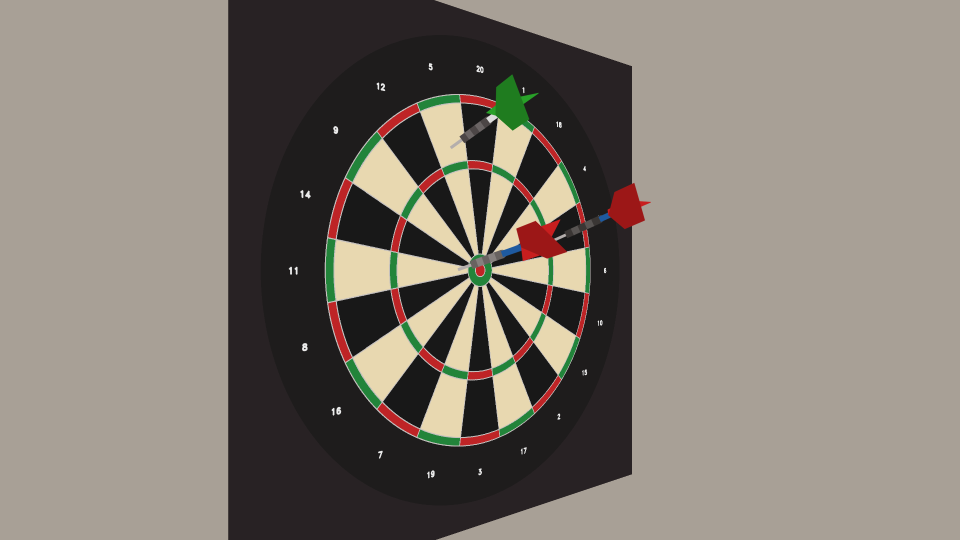
#> input picture qa-artifacts/M1-02-left.png, 1920 x 1080 px (shown at 1/2 size)
$ python fake_ipwebcam.py --folder ../qa-artifacts
#> lines starting #> are read from the running program, lines starting #| are printed output that depends on the picture; after the words box and inside, x2 and y2 are one past the last pixel; in counts of white or black regions, pixels touching at a corner belong together
"""A stand-in for the Android "IP Webcam" app, for tests and phone-free rehearsal (M1-07).

Serves, like IP Webcam:
  /video     multipart/x-mixed-replace MJPEG with a Content-Length per part
  /shot.jpg  the current frame as one JPEG
Test control (not part of IP Webcam): /scene?n=K switches to scene K of --scenes (or set_scene(K) in Python).
With style='droidcam' the /video parts have no Content-Length (some DroidCam versions).

Each frame carries its sequence number as a row of 16 black/white blocks in the top-left
corner (embed_seq / read_seq), so a test can tell which frame vision processed.

Command line (serves sim frames, or a folder of images):
  .venv/bin/python tests/fake_ipwebcam.py --port 8080 --mount left
  .venv/bin/python tests/fake_ipwebcam.py --port 8080 --folder path/to/frames
"""
import argparse
import socket
import sys
import threading
import time
from http.server import BaseHTTPRequestHandler, ThreadingHTTPServer
from pathlib import Path

import cv2
import numpy as np

BOUNDARY = 'Ba4oTvQMY8ew04N8dcnM'  # IP Webcam's own boundary string
SEQ_BITS = 16
SEQ_BLOCK = 12


def embed_seq(frame, seq):
    """Draw seq as SEQ_BITS black/white blocks along the top-left edge (survives JPEG)."""
    frame = frame.copy()
    for bit in range(SEQ_BITS):
        value = 255 if (seq >> bit) & 1 else 0
        x = bit * SEQ_BLOCK
        frame[0:SEQ_BLOCK, x:x + SEQ_BLOCK] = value
    return frame


# [7 lines left out: function read_seq, not called in this run]


class FakeIPWebcam:
    """frames: a list of BGR frames, cycled. Serves at fps on 127.0.0.1:port (0 = any free port)."""

    def __init__(self, frames, fps=15.0, port=0, style='ipwebcam', quality=85, host='127.0.0.1'):
        self.frames = list(frames)
        self.fps = fps
        self.port = port
        self.host = host
        self.style = style
        self.quality = quality
        self.seq = 0                  # sequence number of the newest frame
        self.sent_seq = 0             # newest seq written to any /video client
        self.jpeg = None
        self.lock = threading.Lock()
        self.changed = threading.Condition(self.lock)
        self.running = False
        self.httpd = None
        self.clock = None
        self.connections = set()
        self.scenes = []
        self.scene_changed_at = None

    @property
    def url(self):
        return f'http://{self.host}:{self.port}'

    def start(self):
        owner = self

        class Handler(BaseHTTPRequestHandler):
            protocol_version = 'HTTP/1.0'

            def log_message(self, *args):
                pass

            # [25 lines left out: function do_GET, not called in this run]

        self.running = True
        self.encode_next()
        server_class = type('Server', (ThreadingHTTPServer,), {'allow_reuse_address': True, 'daemon_threads': True})
        self.httpd = server_class((self.host, self.port), Handler)
        self.port = self.httpd.server_address[1]
        threading.Thread(target=self.httpd.serve_forever, daemon=True).start()
        self.clock = threading.Thread(target=self.tick, daemon=True)
        self.clock.start()
        return self

    # [20 lines left out: functions stop, set_frames, not called in this run]

    def encode_next(self):
        frame = embed_seq(self.frames[self.seq % len(self.frames)], self.seq + 1)
        ok, data = cv2.imencode('.jpg', frame, [cv2.IMWRITE_JPEG_QUALITY, self.quality])
        with self.changed:
            self.seq += 1
            self.jpeg = data.tobytes()
            self.changed.notify_all()

    # [45 lines left out: functions tick, stream, sim_frames, not called in this run]


def main():
    parser = argparse.ArgumentParser(description=__doc__, formatter_class=argparse.RawDescriptionHelpFormatter)
    parser.add_argument('--host', default='127.0.0.1')
    parser.add_argument('--port', type=int, default=8080)
    parser.add_argument('--fps', type=float, default=15.0)
    parser.add_argument('--mount', default='left')
    parser.add_argument('--width', type=int, default=1280)
    parser.add_argument('--height', type=int, default=720)
    parser.add_argument('--folder', help='serve these images (sorted, cycled) instead of a sim render')
    parser.add_argument('--scenes', help='folder of scene images; GET /scene?n=K switches between them (tests)')
    parser.add_argument('--style', choices=('ipwebcam', 'droidcam'), default='ipwebcam')
    args = parser.parse_args()
    scenes = []
    if args.scenes:
        scene_paths = sorted(p for p in Path(args.scenes).iterdir() if p.suffix.lower() in ('.jpg', '.jpeg', '.png', '.bmp'))
        scenes = [cv2.imread(str(p)) for p in scene_paths]
    if scenes:
        frames = scenes[:1]
    elif args.folder:
        paths = sorted(p for p in Path(args.folder).iterdir() if p.suffix.lower() in ('.jpg', '.jpeg', '.png', '.bmp'))
        frames = [cv2.imread(str(p)) for p in paths]
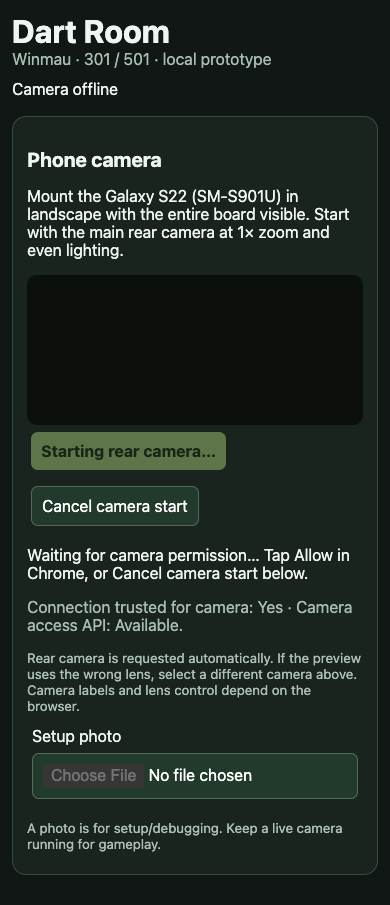
#> input picture qa-artifacts/camera-permission-pending.png, 390 x 905 px
#> frames = 2 items
    else:
        _, frames = sim_frames(args.mount, args.width, args.height)
    fake = FakeIPWebcam(frames, args.fps, args.port, args.style, host=args.host)
    fake.scenes = scenes
    fake.start()
#> in embed_seq, frame is the input picture: shape (1080, 1920, 3); mean B, G, R 113, 121.9, 129.5
#> after the loop in embed_seq, `for bit in range(SEQ_BITS):`:
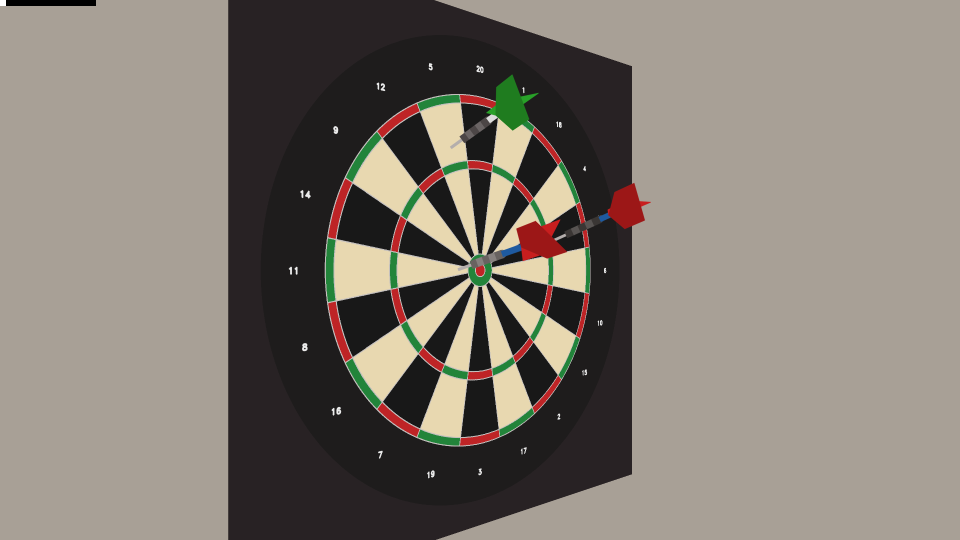
#> frame: shape (1080, 1920, 3) (shown at 1/2 size); 0.11% of pixels changed, all inside (x1, y1, x2, y2) = (0, 0, 192, 12)
    print(f'Fake IP Webcam: {fake.url}/video and {fake.url}/shot.jpg (Ctrl-C stops)', flush=True)
    try:
        while True:
            time.sleep(3600)
    except KeyboardInterrupt:
        fake.stop()


if __name__ == '__main__':
#> (the run stopped early here; a loop or call above may not have finished)
